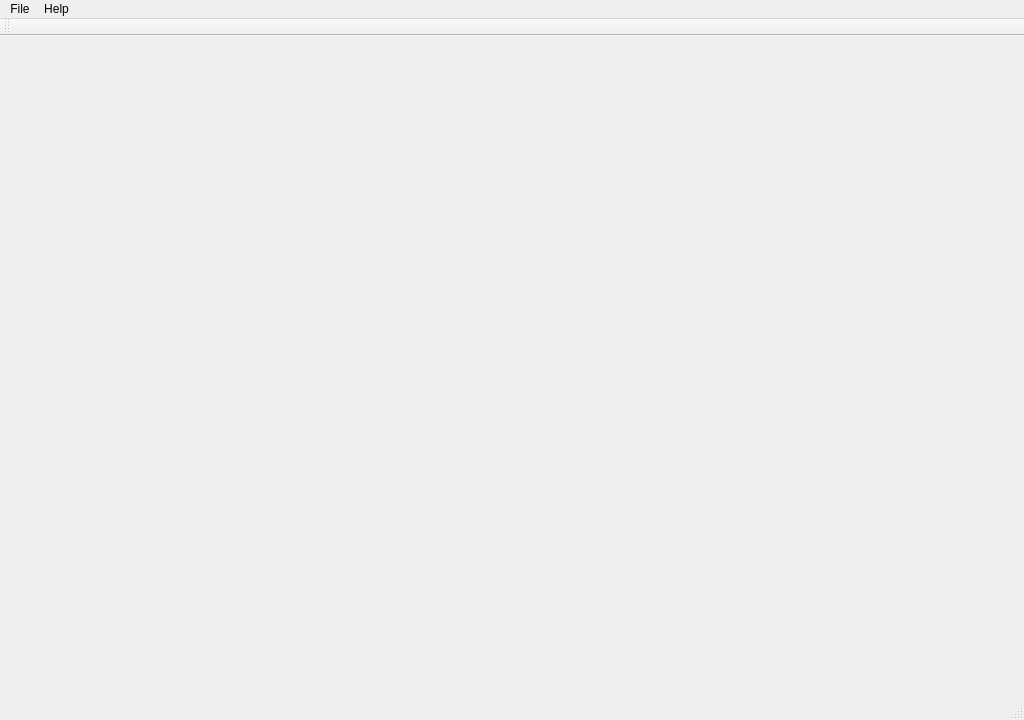
<?xml version="1.0" encoding="UTF-8"?>
<ui version="4.0">
 <class>MainWindow</class>
 <widget class="QMainWindow" name="MainWindow">
  <property name="geometry">
   <rect>
    <x>0</x>
    <y>0</y>
    <width>1024</width>
    <height>720</height>
   </rect>
  </property>
  <property name="windowTitle">
   <string>YAHxE</string>
  </property>
  <widget class="QWidget" name="centralWidget"/>
  <widget class="QMenuBar" name="menuBar">
   <property name="geometry">
    <rect>
     <x>0</x>
     <y>0</y>
     <width>1024</width>
     <height>21</height>
    </rect>
   </property>
   <widget class="QMenu" name="menuFile">
    <property name="title">
     <string>File</string>
    </property>
    <addaction name="actionOpen"/>
    <addaction name="separator"/>
    <addaction name="actionExit"/>
   </widget>
   <widget class="QMenu" name="menuAbout">
    <property name="title">
     <string>Help</string>
    </property>
    <addaction name="actionQt"/>
   </widget>
   <addaction name="menuFile"/>
   <addaction name="menuAbout"/>
  </widget>
  <widget class="QToolBar" name="mainToolBar">
   <attribute name="toolBarArea">
    <enum>TopToolBarArea</enum>
   </attribute>
   <attribute name="toolBarBreak">
    <bool>false</bool>
   </attribute>
  </widget>
  <widget class="QStatusBar" name="statusBar"/>
  <action name="actionOpen">
   <property name="text">
    <string>Open</string>
   </property>
  </action>
  <action name="actionExit">
   <property name="text">
    <string>Exit</string>
   </property>
  </action>
  <action name="actionQt">
   <property name="text">
    <string>About Qt</string>
   </property>
  </action>
 </widget>
 <layoutdefault spacing="6" margin="11"/>
 <resources/>
 <connections/>
</ui>
